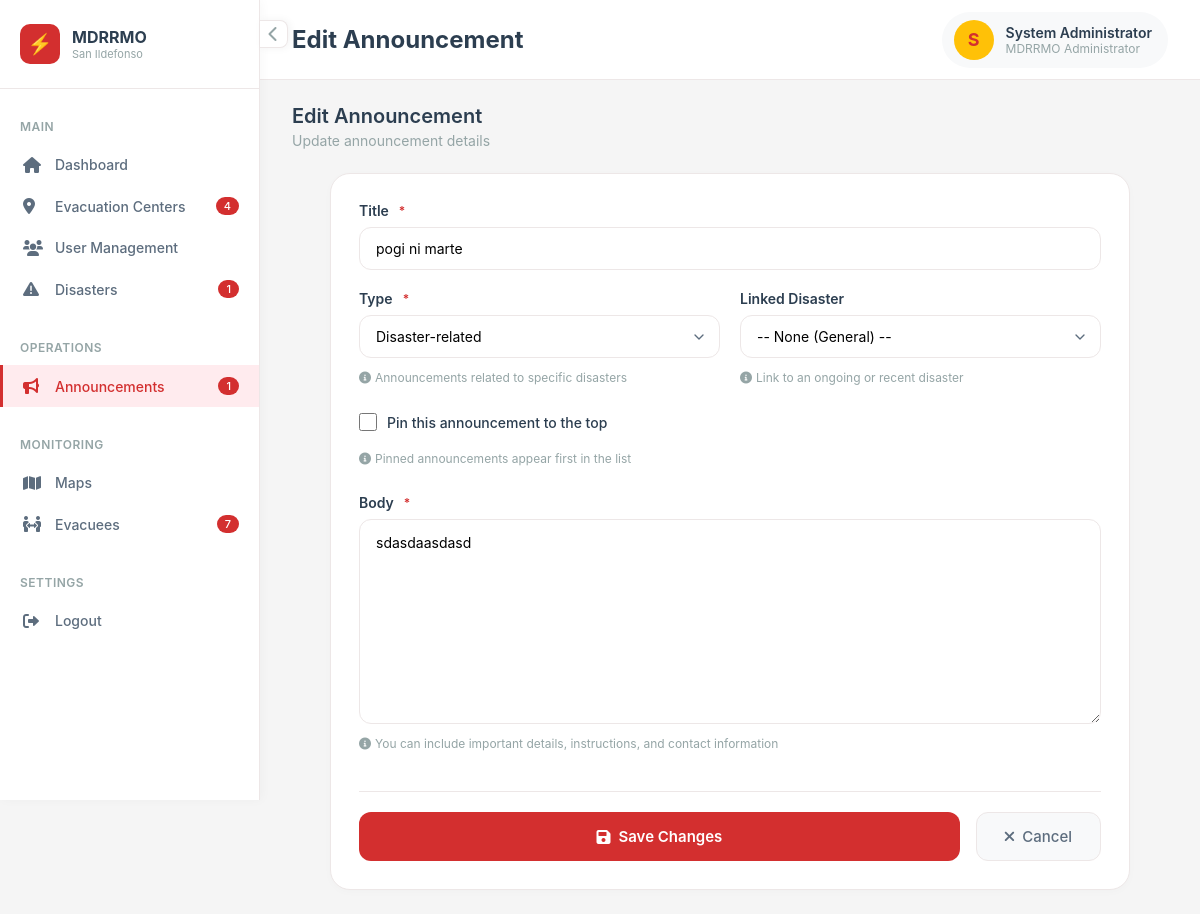
/admin/announcement_edit.php?id=1 (signed in), run on the app's committed database.
### tables this page shows
CREATE TABLE `users` (
  `id` int(10) UNSIGNED NOT NULL,
  `full_name` varchar(150) NOT NULL,
  `first_name` varchar(100) DEFAULT NULL,
  `middle_name` varchar(100) DEFAULT NULL,
  `last_name` varchar(100) DEFAULT NULL,
  `suffix` varchar(10) DEFAULT NULL,
  `email` varchar(150) NOT NULL,
  `contact_number` varchar(20) DEFAULT NULL,
  `password_hash` varchar(255) NOT NULL,
  `role` enum('citizen','admin','coordinator') NOT NULL DEFAULT 'citizen',
  `barangay_id` int(10) UNSIGNED NOT NULL,
  `house_number` varchar(50) NOT NULL,
  `birthday` date DEFAULT NULL,
  `sex` enum('male','female','prefer_not_to_say') DEFAULT NULL,
  `is_email_verified` tinyint(1) NOT NULL DEFAULT 0,
  `otp_code_hash` varchar(255) DEFAULT NULL,
  `otp_expires_at` datetime DEFAULT NULL,
  `device_token` varchar(255) DEFAULT NULL,
  `device_fingerprint` varchar(255) DEFAULT NULL,
  `device_registered_at` datetime DEFAULT NULL,
  `is_device_trusted` tinyint(1) NOT NULL DEFAULT 0,
  `is_active` tinyint(1) NOT NULL DEFAULT 1,
  `created_at` datetime NOT NULL DEFAULT current_timestamp(),
  `updated_at` datetime NOT NULL DEFAULT current_timestamp() ON UPDATE current_timestamp(),
  `otp_code` varchar(10) DEFAULT NULL,
  `otp_purpose` varchar(30) DEFAULT NULL
);

CREATE TABLE `announcements` (
  `id` int(10) UNSIGNED NOT NULL,
  `title` varchar(200) NOT NULL,
  `body` text NOT NULL,
  `type` enum('general','disaster') NOT NULL DEFAULT 'general',
  `disaster_id` int(10) UNSIGNED DEFAULT NULL,
  `is_pinned` tinyint(1) NOT NULL DEFAULT 0,
  `published_at` datetime NOT NULL DEFAULT current_timestamp(),
  `created_by` int(10) UNSIGNED NOT NULL,
  `created_at` datetime NOT NULL DEFAULT current_timestamp(),
  `updated_at` datetime NOT NULL DEFAULT current_timestamp() ON UPDATE current_timestamp()
);

### pages/session.php (called while the page is built, shortened)
<?php
function current_user(): ?array
{
    static $cached = null;
    if ($cached !== null) {
        return $cached;
    }
    $pdo = db();
    $stmt = $pdo->prepare('SELECT u.*, b.name AS barangay_name, b.municipality, b.province
                           FROM users u
                           JOIN barangays b ON b.id = u.barangay_id
                           WHERE u.id = ? AND u.is_active = 1');
    $stmt->execute([$_SESSION['user_id']]);
    $cached = $stmt->fetch() ?: null;
    return $cached;
}
function require_login(?string $role = null): void
{
    $user = current_user();
}

### admin/announcement_edit.php (the view, shortened to what this page needs)
<?php
require_once __DIR__ . '/../pages/session.php';
require_login('admin');
$pdo  = db();
$user = current_user();
$id = isset($_GET['id']) ? (int)$_GET['id'] : 0;
$ann = null;
if ($id) {
    $stmt = $pdo->prepare("SELECT * FROM announcements WHERE id = ?");
    $stmt->execute([$id]);
    $ann = $stmt->fetch();
}
$_badgeCenters       = (int)$pdo->query("SELECT COUNT(*) FROM evacuation_centers")->fetchColumn();
$_badgeOngoing       = (int)$pdo->query("SELECT COUNT(*) FROM disasters WHERE status = 'ongoing'")->fetchColumn();
$_badgeAnnouncements = (int)$pdo->query("SELECT COUNT(*) FROM announcements")->fetchColumn();
$_badgeEvacuees      = (int)$pdo->query("SELECT COALESCE(SUM(total_members),0) FROM evac_registrations")->fetchColumn();
?>
<!DOCTYPE html>
<html lang="en">
<head>
    <link rel="stylesheet" href="../asset/css/announcement_edit.css" />
    <link rel="stylesheet" href="https://cdnjs.cloudflare.com/ajax/libs/font-awesome/6.0.0/css/all.min.css" />
</head>
<body>
    <div class="app-wrapper">
        <div class="sidebar-toggle-btn" id="sidebarToggleBtn">
            <i class="fas fa-chevron-left"></i>
        </div>
        <aside class="sidebar" id="sidebar">
            <div class="sidebar-header">
                <div class="sidebar-logo">
                    <div class="logo-image">
                    </div>
                    <div class="logo-text">
                        <h3>MDRRMO</h3>
                        <p>San Ildefonso</p>
                    </div>
                </div>
            </div>
            <div class="sidebar-content">
                <div class="sidebar-section">
                    <div class="sidebar-section-title">Main</div>
                    <ul class="sidebar-menu">
                        <li><a href="index.php" class="sidebar-link"><i class="fas fa-home"></i> <span>Dashboard</span></a></li>
                        <li><a href="centers.php" class="sidebar-link"><i class="fas fa-map-marker-alt"></i> <span>Evacuation Centers</span><?php if($_badgeCenters > 0): ?><span class="sidebar-badge"><?php echo $_badgeCenters; ?></span><?php endif; ?></a></li>
                        <li><a href="users.php" class="sidebar-link"><i class="fas fa-users"></i> <span>User Management</span></a></li>
                        <li><a href="disasters.php" class="sidebar-link"><i class="fas fa-exclamation-triangle"></i> <span>Disasters</span><?php if($_badgeOngoing > 0): ?><span class="sidebar-badge"><?php echo $_badgeOngoing; ?></span><?php endif; ?></a></li>
                    </ul>
                </div>
                <div class="sidebar-section">
                    <div class="sidebar-section-title">Operations</div>
                    <ul class="sidebar-menu">
                        <li><a href="announcements.php" class="sidebar-link active"><i class="fas fa-bullhorn"></i> <span>Announcements</span><?php if($_badgeAnnouncements > 0): ?><span class="sidebar-badge"><?php echo $_badgeAnnouncements; ?></span><?php endif; ?></a></li>
                    </ul>
                </div>
                <div class="sidebar-section">
                    <div class="sidebar-section-title">Monitoring</div>
                    <ul class="sidebar-menu">
                        <li><a href="maps.php" class="sidebar-link"><i class="fas fa-map"></i> <span>Maps</span></a></li>
                        <li><a href="evacuees.php" class="sidebar-link"><i class="fas fa-people-arrows"></i> <span>Evacuees</span><?php if($_badgeEvacuees > 0): ?><span class="sidebar-badge"><?php echo $_badgeEvacuees; ?></span><?php endif; ?></a></li>
                    </ul>
                </div>
                <div class="sidebar-section">
                    <div class="sidebar-section-title">Settings</div>
                    <ul class="sidebar-menu">
                        <li><a href="../pages/logout.php" class="sidebar-link"><i class="fas fa-sign-out-alt"></i> <span>Logout</span></a></li>
                    </ul>
                </div>
            </div>
        </aside>
        <main class="main-content" id="mainContent">
            <div class="top-nav">
                <div class="page-title">
                    <h1><?php echo $id ? 'Edit Announcement' : 'New Announcement'; ?></h1>
                </div>
                <div class="user-menu">
                    <div class="user-profile">
                        <div class="user-avatar">
                            <?php echo strtoupper(substr($user['full_name'] ?? 'A', 0, 1)); ?>
                        </div>
                        <div class="user-info">
                            <span class="user-name"><?php echo htmlspecialchars($user['full_name'] ?? 'Admin'); ?></span>
                            <span class="user-role">MDRRMO Administrator</span>
                        </div>
                    </div>
                </div>
            </div>
            <div class="dashboard">
                <div class="page-header">
                    <div class="page-header-left">
                        <h2><?php echo $id ? 'Edit Announcement' : 'Create New Announcement'; ?></h2>
                        <p>
                            <?php echo $id ? 'Update announcement details' : 'Create a new public announcement'; ?>
                        </p>
                    </div>
                </div>
                <div class="card">
                    <form method="post" class="form">
                        <div class="form-group">
                            <label class="form-label">
                                Title <span class="form-required">*</span>
                            </label>
                            <input type="text" name="title" required
                                   class="form-control"
                                   placeholder="e.g., Typhoon Enteng Preparedness Measures"
                                   value="<?php echo htmlspecialchars($_POST['title'] ?? ($ann['title'] ?? '')); ?>">
                        </div>
                        <div class="form-row">
                            <div class="form-group">
                                <label class="form-label">
                                    Type <span class="form-required">*</span>
                                </label>
                                <?php
                                $selectedType = $_POST['type'] ?? ($ann['type'] ?? 'general');
                                ?>
                                <select name="type" class="form-control" id="announcementType">
                                    <option value="disaster" <?php echo $selectedType === 'disaster' ? 'selected' : ''; ?>>
                                        Disaster-related
                                    </option>
                                </select>
                                <div class="form-hint">
                                    <i class="fas fa-info-circle"></i>
                                    <span id="typeHint">General announcements for all users</span>
                                </div>
                            </div>
                            <div class="form-group" id="disasterField">
                                <label class="form-label">
                                    Linked Disaster
                                </label>
                                <select name="disaster_id" class="form-control">
                                    <option value="">-- None (General) --</option>
                                </select>
                                <div class="form-hint">
                                    <i class="fas fa-info-circle"></i>
                                    Link to an ongoing or recent disaster
                                </div>
                            </div>
                        </div>
                        <div class="form-checkbox">
                            <input type="checkbox" name="is_pinned" value="1" id="is_pinned"
                                <?php
                                    $checkedPinned = isset($_POST['is_pinned'])
                                        ? (bool)$_POST['is_pinned']
                                        : (isset($ann['is_pinned']) && $ann['is_pinned']);
                                    echo $checkedPinned ? 'checked' : '';
                                ?>>
                            <label for="is_pinned">
                                Pin this announcement to the top
                            </label>
                        </div>
                        <div class="form-hint" style="margin-top: -8px; margin-bottom: 8px;">
                            <i class="fas fa-info-circle"></i>
                            Pinned announcements appear first in the list
                        </div>
                        <div class="form-group">
                            <label class="form-label">
                                Body <span class="form-required">*</span>
                            </label>
                            <textarea name="body" rows="8" class="form-control"
                                      placeholder="Write the announcement content here..."><?php
                                echo htmlspecialchars($_POST['body'] ?? ($ann['body'] ?? ''));
                            ?></textarea>
                            <div class="form-hint">
                                <i class="fas fa-info-circle"></i>
                                You can include important details, instructions, and contact information
                            </div>
                        </div>
                        <div class="form-actions">
                            <button type="submit" class="btn-submit">
                                <i class="fas fa-save"></i>
                                <?php echo $id ? 'Save Changes' : 'Create Announcement'; ?>
                            </button>
                            <a href="announcements.php" class="btn-cancel">
                                <i class="fas fa-times"></i>
                                Cancel
                            </a>
                        </div>
                    </form>
                </div>
            </div>
        </main>
    </div>
</body>
</html>

### data on the page
users: full_name "S", full_name "System Administrator"
announcements: title "pogi ni marte", type "Disaster-related", body "sdasdaasdasd"

### other printed values
$_badgeCenters "4"
$_badgeOngoing "1"
$_badgeAnnouncements "1"
$_badgeEvacuees "7"
